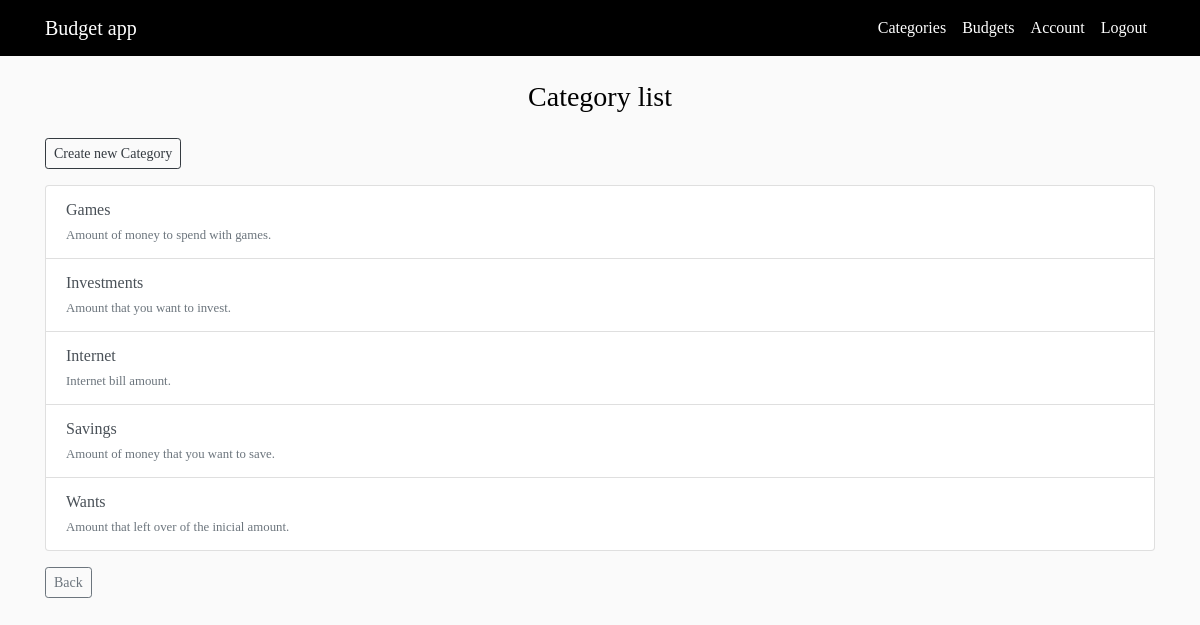
The app's page /categories (signed in), older data.
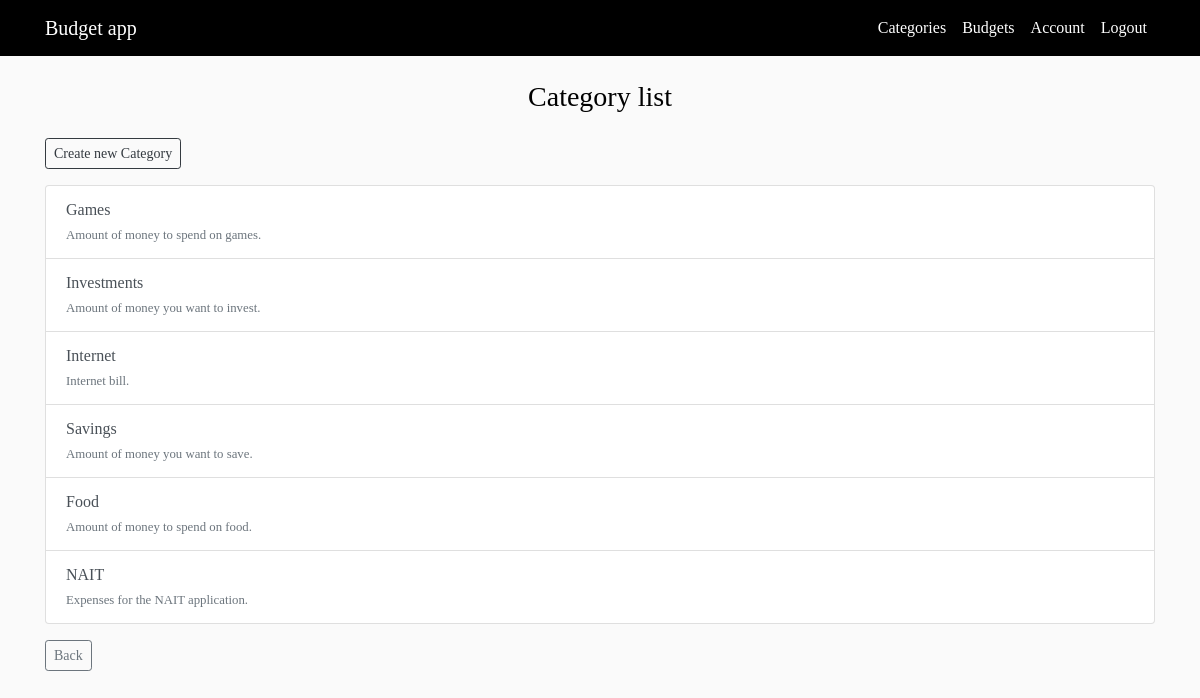
The same page, newer data.
### budget_app/models.py (models this page shows, shortened)
class Category(db.Model):
    id = db.Column(db.Integer,primary_key=True)
    name = db.Column(db.String(45),nullable=False,unique=True)
    description = db.Column(db.String(45),nullable=True)
    budgets = db.relationship('Budget_category',backref='category',lazy=True)

### budget_app/routes.py (the view)
@app.route('/categories')
@login_required
def categories():
    categories = Category.query.all()
    return render_template('categories.html', categories=categories, title="Categories")

### budget_app/models.py (called while the page is built)
@login_manager.user_loader
def load_user(user_id):
    return User.query.get(int(user_id))

### budget_app/templates/categories.html
{% extends "layout.html" %}
{% block content %}
<div class="text-center mb-4">
    <h3>Category list</h3>
</div>
<a class="btn btn-sm btn-outline-dark mb-3" href="{{ url_for('new_category') }}">Create new Category</a>
<div class="list-group">
    {% for category in categories %}
    <a href="{{ url_for('category',category_id=category.id) }}" class="list-group-item list-group-item-action">
        <div>
            {{ category.name }}
        </div>
        <small class="text-muted">{{category.description}}</small>
    </a>
    {% endfor %}
</div>
<a class="btn btn-sm btn-outline-secondary mt-3 mb-2" href="{{ url_for('home') }}">Back</a>
{% endblock %}

### budget_app/templates/layout.html (shortened to what this page needs)
<!DOCTYPE html>
<html lang="en">
<head>
  <link rel="stylesheet" href="https://stackpath.bootstrapcdn.com/bootstrap/4.5.0/css/bootstrap.min.css"
>
  <link rel="stylesheet" type="text/css" href="{{url_for('static',filename='main.css')}}">
</head>
<body>
  <header class="site-header">
    <nav class="navbar navbar-expand-md navbar-dark bg-steel fixed-top">
      <div class="container">
        <a class="navbar-brand mr-4" href="/">Budget app</a>
        <div class="collapse navbar-collapse" id="navbarToggle">
          <div class="navbar-nav">
            {% if current_user.is_authenticated %}
            <a class="nav-item nav-link" href="{{ url_for('categories') }}">Categories</a>
            <a class="nav-item nav-link" href="{{ url_for('budgets') }}">Budgets</a>
              <a class="nav-item nav-link" href="{{ url_for('account') }}">Account</a>
              <a class="nav-item nav-link" href="{{ url_for('logout') }}">Logout</a>
            {% else %}
                <a class="nav-item nav-link" href="{{ url_for('login') }}">Login</a>
                <a class="nav-item nav-link" href="{{ url_for('register') }}">Register</a>
            {% endif %}
            </div>
        </div>
      </div>
    </nav>
  </header>
  <div class="container">
    {% block content %}
    {% endblock %}
  </div>
</body>
</html>

### budget_app/static/main.css (style rules this page uses)
body { background: #fafafa; color: #333333; margin-top: 5rem; font-family: Prata; }
h1, h2, h3, h4, h5, h6 { color: #000000; }
.bg-steel { background-color: #000000; }
.site-header .navbar-nav .nav-link { color: #ffffff; }

Row changes from the older to the newer data that the page shows:
removed Category: name "Wants", description "Amount that left over of the inicial amount."
changed Category "Games": description "Amount of money to spend with games." → "Amount of money to spend on games."
changed Category "Investments": description "Amount that you want to invest." → "Amount of money you want to invest."
changed Category "Internet": description "Internet bill amount." → "Internet bill."
changed Category "Savings": description "Amount of money that you want to save." → "Amount of money you want to save."
added Category: name "Food", description "Amount of money to spend on food."
added Category: name "NAIT", description "Expenses for the NAIT application."
